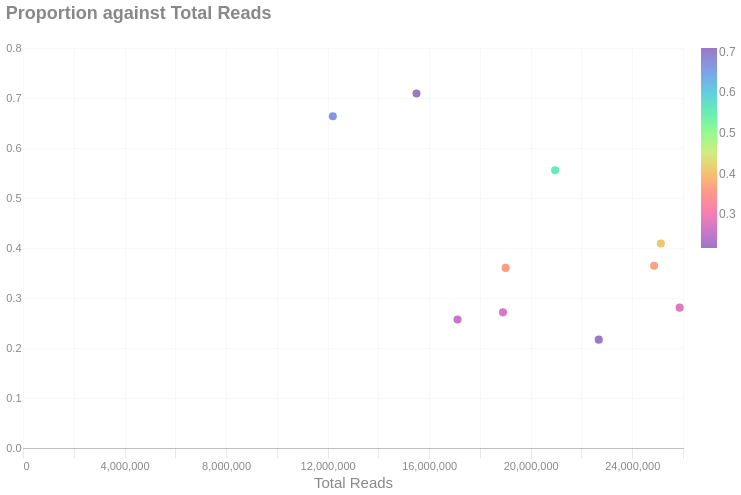

Here is the notebook cell this chart was saved with:
### Markdown cell above
### Total reads vs
This scatterplot is a diagnostic that shows the relationship between the proportion of total reads compared to _something_. Each point is a sample and is colored by the value of the variable you select.

### Code cell
_ycols = ["Valid", "Unique Molecules", "Linked", "Barcodes", "Barcodes/Molecule", "Reads/Molecule"]
dropdowny = alt.binding_radio(
    options= _ycols,
    labels=[f" {i}  " for i in _ycols],
    name='Y Axis: '
)
ycol_param = alt.param(value='Linked', bind=dropdowny)

with SafeRender(aggregate_df):
    (
        alt.Chart(aggregate_df[['Sample', 'Valid', 'Total Reads', "Unique Molecules", "Linked", "Barcodes", "Barcodes/Molecule", "Reads/Molecule"]])
        .mark_circle(size = 65)
        .add_params(ycol_param)
        .transform_calculate(Selected=f'datum[{ycol_param.name}]')
        .encode(
            y=alt.Y('Selected:Q', title = ''),
            x='Total Reads:Q',
            color=alt.Color('Selected:Q').scale(scheme='rainbow'),
            tooltip = ['Sample', 'Selected:Q', 'Total Reads:Q']
        )
        .properties(
            title=alt.Title('Proportion against Total Reads'),
            usermeta={
                'embedOptions': {'downloadFileName': f'alignments.percent.linked'},
                'padding': {'left': 80, 'right': 20, 'top': 10, 'bottom': 10}
            }
        )
    ).display()

### Figure 1 — Vega-Lite specification as saved in the notebook (floating-point values rounded to 4 significant figures)
{"width": "container", "height": 400, "config": {"title": {"anchor": "start", "dy": -15, "fontSize": 18, "color": "#888888", "subtitleColor": "#888888", "subtitleFontSize": 14}, "arc": {"fill": "#0072B2"}, "axis": {"domainColor": "#888888", "domainWidth": 0.5, "gridWidth": 0.2, "grid": false, "titleFontWeight": 400, "titleFontSize": 15, "labelFontSize": 11, "labelColor": "#888888", "tickColor": "#888888", "tickWidth": 0.2, "titleColor": "#888888"}, "axisBand": {"grid": false}, "axisX": {"grid": true, "tickSize": 10, "domainCap": "round"}, "axisY": {"domain": false, "grid": true, "tickSize": 0, "domainCap": "round"}, "background": "transparent", "header": {"labelFontSize": 15, "labelColor": "#888888", "titleFontSize": 15, "titleFontWeight": 600, "titleColor": "#888888"}, "legend": {"labelFont": "sans-serif", "labelFontSize": 12, "labelColor": "#888888", "symbolSize": 100, "symbolType": "circle", "titleFontSize": 12, "titlePadding": 10, "titleColor": "#888888", "title": null}, "range": {"category": ["#E69F00", "#56B4E9", "#009E73", "#F0E442", "#0072B2", "#D55E00", "#CC79A7", "#000000"], "diverging": ["#cfe8f3", "#a2d4ec", "#73bfe2", "#46abdb", "#1696d2", "#12719e"]}, "area": {"fill": "#0072B2", "fillOpacity": 0.7, "line": true, "strokeOpacity": 0.7}, "line": {"color": "#0072B2", "stroke": "#0072B2", "strokeWidth": 2}, "trail": {"color": "#0072B2", "stroke": "#0072B2", "strokeWidth": 0, "size": 1}, "point": {"filled": true}, "text": {"color": "#888888", "fontSize": 11, "align": "right", "fontWeight": 400, "size": 11}, "bar": {"fill": "#0072B2", "stroke": null}, "view": {"stroke": null, "continuousWidth": 660, "continuousHeight": 400}}, "data": {"name": "data-555b4d42562066ab22b7b3b8ee8ea948"}, "mark": {"type": "circle", "size": 65}, "encoding": {"color": {"field": "Selected", "scale": {"scheme": "rainbow"}, "type": "quantitative"}, "tooltip": [{"field": "Sample", "type": "nominal"}, {"field": "Selected", "type": "quantitative"}, {"field": "Total Reads", "type": "quantitative"}], "x": {"field": "Total Reads", "type": "quantitative"}, "y": {"field": "Selected", "title": "", "type": "quantitative"}}, "params": [{"name": "param_61bdd158821837f6", "bind": {"input": "radio", "options": ["Valid", "Unique Molecules", "Linked", "Barcodes", "Barcodes/Molecule", "Reads/Molecule"], "labels": [" Valid  ", " Unique Molecules  ", " Linked  ", " Barcodes  ", " Barcodes/Molecule  ", " Reads/Molecule  "], "name": "Y Axis: "}, "value": "Linked"}], "title": {"text": "Proportion against Total Reads"}, "transform": [{"calculate": "datum[param_61bdd158821837f6]", "as": "Selected"}], "usermeta": {"embedOptions": {"downloadFileName": "alignments.percent.linked"}, "padding": {"left": 80, "right": 20, "top": 10, "bottom": 10}}, "$schema": "https://vega.github.io/schema/vega-lite/v6.4.1.json", "datasets": {"data-555b4d42562066ab22b7b3b8ee8ea948": [{"Sample": "01-1-HQ1-bead5-DNA1p5-MEB10-10486428-23H72MLT3-L3_trimmed", "Valid": 0.9917, "Total Reads": 15501344, "Unique Molecules": 7400843, "Linked": 0.7089, "Barcodes": 234192, "Barcodes/Molecule": 31.6, "Reads/Molecule": 3.6}, {"Sample": "02-2-HQ2-bead5-DNA1p5-MEB10-10486428-23H72MLT3-L3_trimmed", "Valid": 0.9917, "Total Reads": 12205478, "Unique Molecules": 6679241, "Linked": 0.6636, "Barcodes": 218859, "Barcodes/Molecule": 30.52, "Reads/Molecule": 3.0}, {"Sample": "03-3-PD-bead5-DNA1p5-MEB10-10486428-23H72MLT3-L3_trimmed", "Valid": 0.9917, "Total Reads": 20961549, "Unique Molecules": 12841399, "Linked": 0.5556, "Barcodes": 246573, "Barcodes/Molecule": 52.08, "Reads/Molecule": 3.1}, {"Sample": "04-5-PD-bead10-DNA1p5-MEB10-10486428-23H72MLT3-L3_trimmed", "Valid": 0.9918, "Total Reads": 19012925, "Unique Molecules": 14813993, "Linked": 0.3602, "Barcodes": 433920, "Barcodes/Molecule": 34.14, "Reads/Molecule": 2.4}, {"Sample": "05-6-VD-bead5-DNA1p5-MEB10-10486428-23H72MLT3-L3_trimmed", "Valid": 0.9917, "Total Reads": 17117992, "Unique Molecules": 14523531, "Linked": 0.2571, "Barcodes": 265385, "Barcodes/Molecule": 54.73, "Reads/Molecule": 2.3}, {"Sample": "06-20-PD-bead10-DNA3-MEB5-10486428-23H72MLT3-L3_trimmed", "Valid": 0.9917, "Total Reads": 24861192, "Unique Molecules": 19410228, "Linked": 0.3646, "Barcodes": 441039, "Barcodes/Molecule": 44.01, "Reads/Molecule": 2.4}, {"Sample": "07-21-PD-bead10-DNA1p5-MEB5-10486428-23H72MLT3-L3_trimmed", "Valid": 0.9918, "Total Reads": 25126216, "Unique Molecules": 18719853, "Linked": 0.4089, "Barcodes": 470863, "Barcodes/Molecule": 39.76, "Reads/Molecule": 2.5}, {"Sample": "08-22-VD-bead5-DNA1p5-MEB5-10486428-23H72MLT3-L3_trimmed", "Valid": 0.9916, "Total Reads": 18908954, "Unique Molecules": 15848592, "Linked": 0.2713, "Barcodes": 260385, "Barcodes/Molecule": 60.87, "Reads/Molecule": 2.3}, {"Sample": "09-23-VD-bead10-DNA3-MEB5-10486428-23H72MLT3-L3_trimmed", "Valid": 0.9918, "Total Reads": 22681927, "Unique Molecules": 19828776, "Linked": 0.2167, "Barcodes": 442727, "Barcodes/Molecule": 44.79, "Reads/Molecule": 2.2}, {"Sample": "10-24-VD-bead10-DNA1p5-MEB5-10486428-23H72MLT3-L3_trimmed", "Valid": 0.9918, "Total Reads": 25867295, "Unique Molecules": 21601018, "Linked": 0.2807, "Barcodes": 457135, "Barcodes/Molecule": 47.25, "Reads/Molecule": 2.3}]}}
